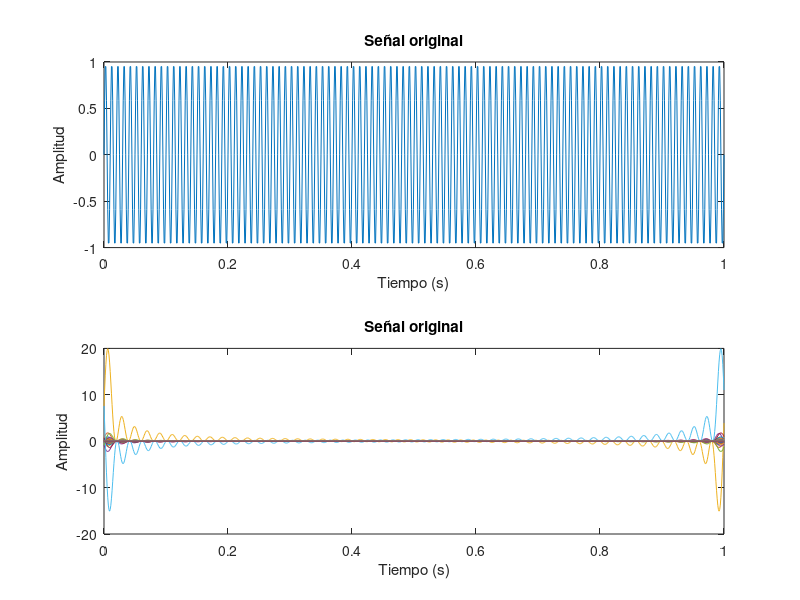

The MATLAB script that drew this image:
fs=1000;
t=0:1/fs:1;
f=100;
x=sin(2*pi*f*t);
xf=fft(x);
n=length(x);
fcutoff=50;
h=ones(n,1);
h(round(n*fcutoff/fs)+1:end)=0;
xf_filtered=xf.*h;
x_filtered=ifft(xf_filtered);
figure;
subplot(2,1,1);
plot(t,x);
title('Señal original');
xlabel('Tiempo (s)');
ylabel('Amplitud');
subplot(2,1,2);
plot(t,real(x_filtered));
title('Señal original');
xlabel('Tiempo (s)');
ylabel('Amplitud');
